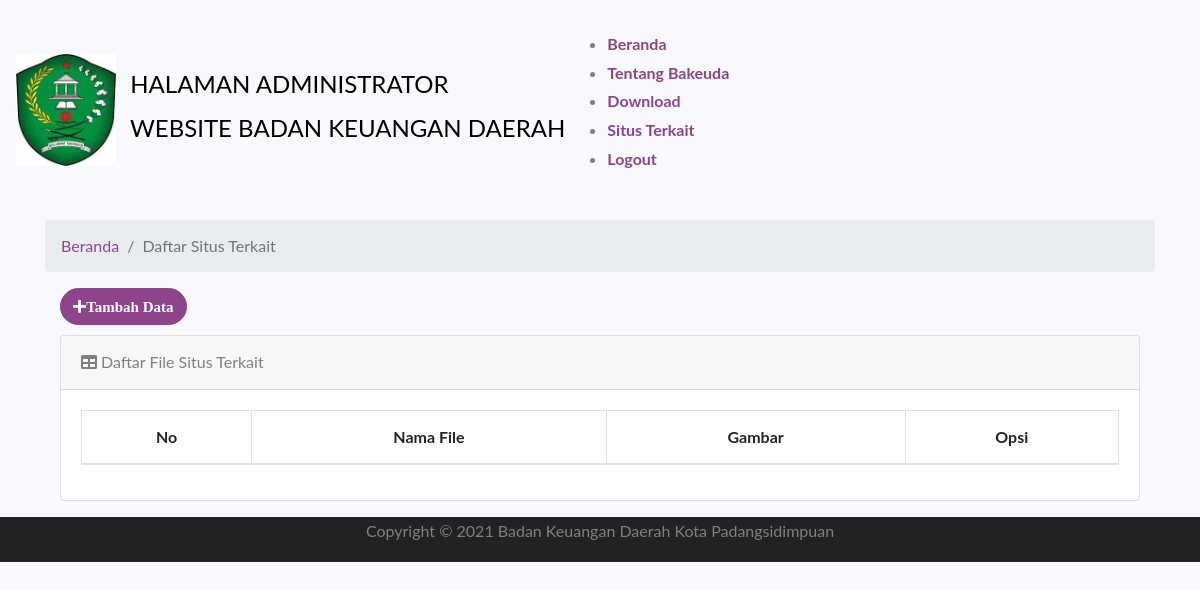
Page /administrator/situsterkait on the earlier database version.
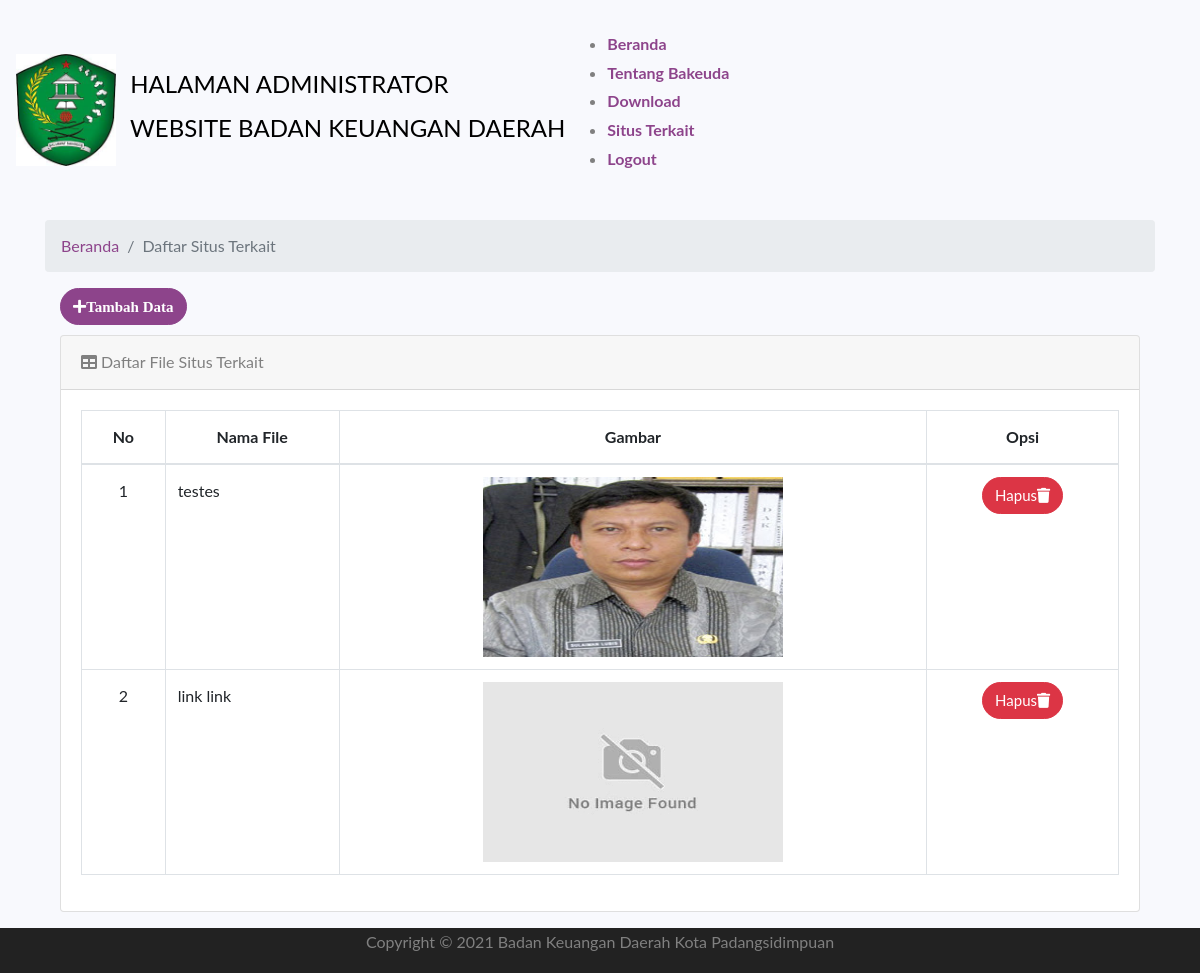
Same page on the later database version.
### tables this page shows
CREATE TABLE `tbl_situsterkait` (
  `id_situsterkait` int(128) NOT NULL,
  `link_situs` varchar(128) NOT NULL,
  `nama_berkas` varchar(128) NOT NULL
);

### application/controllers/Administrator.php (called while the page is built, shortened)
<?php
class Administrator extends CI_Controller {
	public function __construct()
	{
		$this->load->helper('url');
		$this->load->helper('form');
		$this->load->library('form_validation');
		$this->load->model('model_login');
		$this->load->model('model_download');
		$this->load->model('model_informasi');
		$this->load->model('model_situsterkait');
		$this->load->model('model_bangunanbakeuda');
		$this->load->model('model_profil');
		$this->load->model('model_galeri');
		$this->load->model('model_slidegambarutama');
		$this->load->model('model_tentangbakeuda');
		$this->load->model('model_video');
		$this->load->model('model_berita');
		$this->load->library('session');
	}
	public function situsterkait()
	{
        $data['content'] = $this->model_situsterkait->Tampilsitusterkait();
		$this->load->view('administrator/situsterkait',$data);
	}
}

### index.php (called while the page is built, shortened)
<?php
require_once BASEPATH.'core/CodeIgniter.php';

### application/models/Model_situsterkait.php (called while the page is built, shortened)
<?php if ( ! defined('BASEPATH')) exit('No direct script access allowed');
class Model_situsterkait extends CI_Model {
	function Tampilsitusterkait()
    {
		$this->db->order_by('id_situsterkait');
        return $this->db->from('tbl_situsterkait')
			->get();
    }
}

### application/views/administrator/situsterkait.php (the view, shortened to what this page needs)
<?php
$this->load->view('administrator/header');
?>
<BR>
    <section id_situsterkait="services" class="services">
      <div class="container">
      <ol class="breadcrumb" >
        <li class="breadcrumb-item">
          <a href="<?php echo base_url('administrator/home')?>">Beranda</a>
        </li>
        <li class="breadcrumb-item active">Daftar Situs Terkait</li>
      </ol>
      <div class="container">
      <a href="<?php echo base_url('administrator/situsterkaitadd')?>" class="btn btn-primary" style="margin-bottom: 10px;"><i class="fa fa-plus">Tambah Data</a></i>
  <div class="card mb-3">
        <div class="card-header">
          <i class="fa fa-table"></i> Daftar File Situs Terkait</div>
        <div class="card-body">
          <div class="table-responsive">
          <table class="table table-bordered" id="example" width="100%" cellspacing="0">
              <thead>
                <tr class="text-center">
                  <th>No</th>
                  <th>Nama File</th>
                  <th>Gambar</th>
                  <th>Opsi</th>
                </tr>
              </thead>
            <tbody  class="text-center">
                <tr>
                <?php
                  $i = 1;
                  foreach ($content->result() as $data) : ?>
                  <td><?= $i ?></td>
                  <td align="left"><?= $data->link_situs ?></td>
                  <td align="center"><img width="300" height="180" src="<?php echo base_url(); ?>uploads/<?php echo $data->nama_berkas; ?>"/></td>
             <td>
                    <a href="<?php echo base_url()?>administrator/action_deletesitusterkait/<?php echo $data->id_situsterkait; ?>" onclick="return confirm('Apakah anda yakin?');" class="btn btn-danger">Hapus<i class="fa fa-trash"></i></a>
                  </td>
                </tr>
                    <?php
                      $i++;
                    endforeach;
                  ?>
              </tbody>
            </table>
          </div>
        </div>
      </div>
    </div>
  </div>
<?php
$this->load->view('administrator/footer');
?>

### application/views/administrator/header.php (shortened to what this page needs)
<!DOCTYPE html>
<html lang="en">
<head>
   <link rel="stylesheet" href="<?php echo base_url()?>assets/css/magnific-popup.css">
   <link rel="stylesheet" href="<?php echo base_url()?>assets/css/slicknav.min.css">
   <link rel="stylesheet" href="<?php echo base_url()?>assets/css/owl.carousel-2.3.4.min.css">
   <link rel="stylesheet" href="<?php echo base_url()?>assets/css/fontawesome-free-5.12.0.min.css">
   <link rel="stylesheet" href="<?php echo base_url()?>assets/css/bootstrap-4.3.1.min.css">
   <link rel="stylesheet" href="<?php echo base_url()?>assets/css/default.css">
   <link rel="stylesheet" href="<?php echo base_url()?>assets/css/style.css">
   <link rel="stylesheet" href="<?php echo base_url()?>assets/css/responsive.css">
   <link rel="stylesheet" href="<?php echo base_url()?>assets/css/colornip.min.css">
   <link id="theme" rel="stylesheet" href="<?php echo base_url()?>assets/css/theme-colors/theme-default.css">
</head>
<body>
    <div>
        <div>
            <div class="header-wrapper">
                <div class="row">
                    <div class="col-lg-20 col-20">
                            <br>
                            <table>
                            <tr>
                            <td width="30px"></td>
                            <td><img src="<?php echo base_url('assets/')?>logo.jpg" alt="" width="100"></td>
                            <td>
                            <h4>&nbsp HALAMAN ADMINISTRATOR</h4>
                            <h4>&nbsp WEBSITE BADAN KEUANGAN DAERAH</h4>
                            </td>
                            <td>
                            <nav class="menu-wrapper">
                            <ul class="main-menu">
                                <b><li class="active"><a href="<?php echo base_url('administrator'); ?>">Beranda</a></li></b>
                                <b><li><a href="#feature">Tentang Bakeuda</a></li></b>
                                <b><li><a href="#blog">Download</a></li></b>
                                <b><li><a href="#contact-us">Situs Terkait</a></li></b>
                                <b><li><a href="<?php echo base_url('administrator/logout'); ?>">Logout</a></li></b>
                            </ul>
                            </nav>
                            </td>
                            </table>
                    </div>
                </div>
            </div>
        </div>
    </div>

### application/views/administrator/footer.php (shortened to what this page needs)
<div class="copyright-area black-bg">
        <div class="container">
            <div class="row ">
                <div class="col-12 text-center">
                    <div class="copyright-area ">
                        <p>Copyright © 2021 Badan Keuangan Daerah Kota Padangsidimpuan</p>
                    </div>
                </div>
            </div>
        </div>
    </div>
</body>
</html>

### assets/css/default.css (style rules this page uses)
.black-bg { background: #222; }

Differences in the rows shown:
added tbl_situsterkait: link_situs "testes", nama_berkas (picture)
added tbl_situsterkait: link_situs "link link", nama_berkas (placeholder picture)
